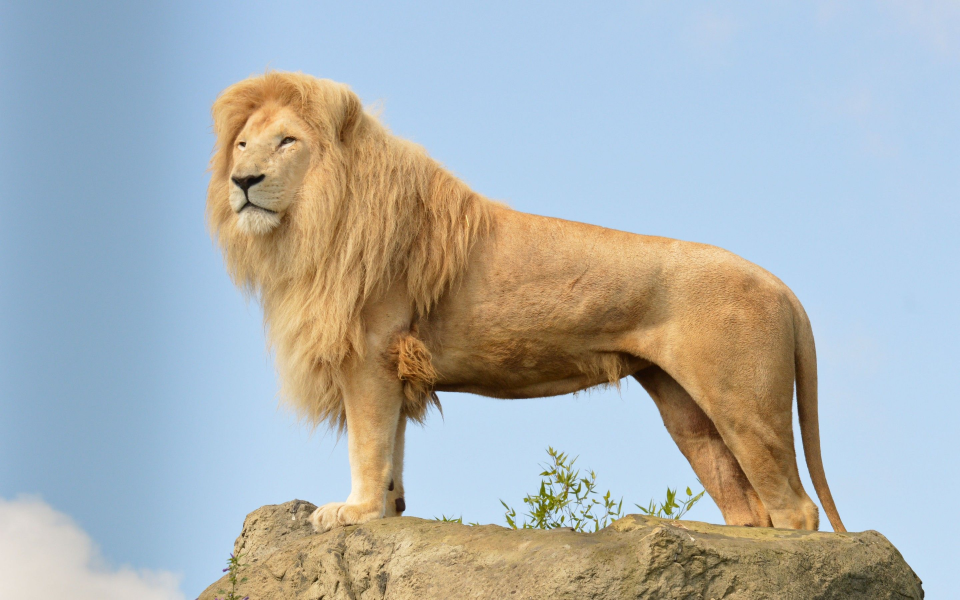
#> input picture lion.jpg, 2880 x 1800 px (shown at 1/3 size)
$ python request.py
#> lines starting #> are read from the running program, lines starting #| are printed output that depends on the picture
import io
import requests
import numpy as np
from PIL import Image

def preprocess_image(image_data):
    """
    Предварительная обработка изображения из байтовых данных.

    Args:
        image_data: Байтовые данные изображения.

    Returns:
        NumPy массив, представляющий предварительно обработанное изображение.
        Возвращает None в случае ошибки.
    """
    try:
        # Открываем изображение из байтовых данных с помощью PIL
        img = Image.open(io.BytesIO(image_data)).convert('RGB')
#> img is the input picture: PIL image 2880x1800 RGB; mean R, G, B 172.5, 178.3, 178.5

        # Изменяем размер изображения до 224x224
        img = img.resize((224, 224))
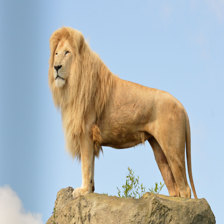
#> img: PIL image 224x224 RGB; mean R, G, B 172.5, 178.3, 178.6

        # Преобразуем изображение в массив NumPy
        img_array = np.array(img).astype('float32')

        # Нормализуем данные изображения до 0-1
        img_array /= 255.0

        # Транспонируем измерения (HWC в CHW)
        img_array = np.transpose(img_array, (2, 0, 1))

        # Добавляем измерение batch
        img_array = np.expand_dims(img_array, axis=0)

        return img_array
    except Exception as e:
        print(f"Ошибка при обработке изображения: {e}")
        return None


def send_image_to_server(image_path):
    """
    Отправляет изображение на сервер после предварительной обработки.
    """
    try:
        with open(image_path, "rb") as f:
            image_bytes = f.read()
        input_data = preprocess_image(image_bytes)
        if input_data is None:
            return  # Обработка ошибки в preprocess_image

        # Преобразуем в формат, подходящий для JSON (например, список списков)
        # Это может потребовать дополнительной обработки в зависимости от ожидаемого формата
        # В этом примере мы будем использовать упрощенное представление
        input_data_list = input_data.tolist()
#> input_data_list = 1 item

        # Отправляем POST запрос
        response = requests.post('http://localhost/predict', json={'image': input_data_list})
        response.raise_for_status()  # Проверка кода ответа (200 OK)

        # Обработка ответа от сервера
        print(f"Ответ от сервера: {response.json()}")

    except FileNotFoundError:
        print(f"Ошибка: Изображение не найдено по пути: {image_path}")
    except requests.exceptions.RequestException as e:
        print(f"Ошибка при отправке запроса: {e}")
    except Exception as e:
        print(f"Произошла непредвиденная ошибка: {e}")


if __name__ == "__main__":
    image_path = "lion.jpg"  # Замените на путь к вашему изображению
    send_image_to_server(image_path)
#> (the call stopped at in send_image_to_server, `response = requests.post('http://localhost/predict', json={'image': in..`: requests is not available in this run)
